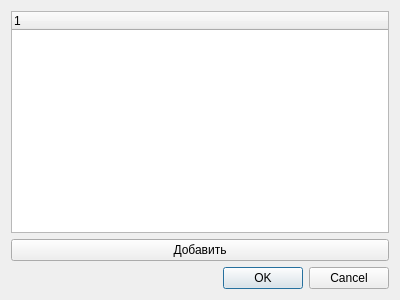
<?xml version="1.0" encoding="UTF-8"?>
<ui version="4.0">
 <class>CategoryDialog</class>
 <widget class="QDialog" name="CategoryDialog">
  <property name="geometry">
   <rect>
    <x>0</x>
    <y>0</y>
    <width>400</width>
    <height>300</height>
   </rect>
  </property>
  <property name="windowTitle">
   <string>Dialog</string>
  </property>
  <property name="modal">
   <bool>true</bool>
  </property>
  <layout class="QVBoxLayout" name="verticalLayout">
   <item>
    <widget class="QTreeWidget" name="treeWidget">
     <column>
      <property name="text">
       <string notr="true"/>
      </property>
     </column>
    </widget>
   </item>
   <item>
    <widget class="QPushButton" name="pushButton">
     <property name="text">
      <string>Добавить</string>
     </property>
    </widget>
   </item>
   <item>
    <widget class="QDialogButtonBox" name="buttonBox">
     <property name="orientation">
      <enum>Qt::Horizontal</enum>
     </property>
     <property name="standardButtons">
      <set>QDialogButtonBox::Cancel|QDialogButtonBox::Ok</set>
     </property>
    </widget>
   </item>
  </layout>
 </widget>
 <resources/>
 <connections>
  <connection>
   <sender>buttonBox</sender>
   <signal>accepted()</signal>
   <receiver>CategoryDialog</receiver>
   <slot>accept()</slot>
   <hints>
    <hint type="sourcelabel">
     <x>248</x>
     <y>254</y>
    </hint>
    <hint type="destinationlabel">
     <x>157</x>
     <y>274</y>
    </hint>
   </hints>
  </connection>
  <connection>
   <sender>buttonBox</sender>
   <signal>rejected()</signal>
   <receiver>CategoryDialog</receiver>
   <slot>reject()</slot>
   <hints>
    <hint type="sourcelabel">
     <x>316</x>
     <y>260</y>
    </hint>
    <hint type="destinationlabel">
     <x>286</x>
     <y>274</y>
    </hint>
   </hints>
  </connection>
 </connections>
</ui>
